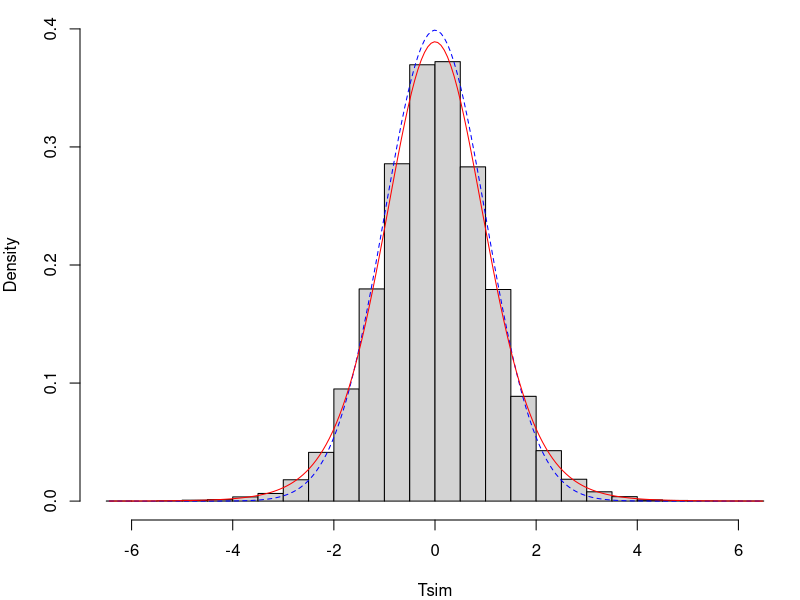

The R script that drew this image:
## ----setup,echo=F,results=F,cache=F--------------------------------------
# library(broman) # used for myround 

## ----reconstruct_variables,echo=F----------------------------------------
L <- read.table(file="life_expectancy.txt",header=TRUE)
L_fit <- lm(Total~Year,data=L)
L_detrended <- L_fit$residuals
U <- read.table(file="unemployment.csv",sep=",",header=TRUE)
U_annual <- apply(U[,2:13],1,mean)
U_detrended <- lm(U_annual~U$Year)$residuals
L_detrended <- subset(L_detrended,L$Year %in% U$Year)
lm1 <- lm(L_detrended~U_detrended)

## ----lm------------------------------------------------------------------
c1 <- summary(lm(L_detrended~U_detrended))$coefficients ; c1
beta_U <- c1["U_detrended","Estimate"]
SE_U <- c1["U_detrended","Std. Error"]
z <- qnorm(1-0.05/2) # for a 95% CI using a normal approximation
cat("CI = [", beta_U - z * SE_U, ",", beta_U + z * SE_U, "]")

## ----sim-----------------------------------------------------------------
N <- 50000 ; sigma <- 1 ; d <- 10 ; set.seed(23)
X <- matrix(rnorm(N*(d+1),mean=0,sd=sigma),nrow=N)

## ----T_eval--------------------------------------------------------------
T_evaluator <- function(x) x[d+1] / sqrt(sum(x[1:d]^2)/d) 

## ----T_sim---------------------------------------------------------------
Tsim <- apply(X,1,T_evaluator)

## ----T_plot_code,echo=T,eval=F-------------------------------------------
## hist(Tsim,freq=F,main="",
##   breaks=30,ylim=c(0,0.4))
## x <- seq(length=200,
##   min(Tsim),max(Tsim))
## lines(x,dnorm(x),
##   col="blue",
##   lty="dashed")
## lines(x,dt(x,df=d),
##   col="red")

## ----T_plot,echo=F,eval=T,fig.width=4,fig.height=3,out.width="2.5in"-----
par(mai=c(0.8,0.8,0.1,0.1))
hist(Tsim,freq=F,main="",
  breaks=30,ylim=c(0,0.4))
x <- seq(length=200,
  min(Tsim),max(Tsim))
lines(x,dnorm(x),
  col="blue",
  lty="dashed")
lines(x,dt(x,df=d),
  col="red")

## ----range---------------------------------------------------------------
range(Tsim)

## ----tail_z--------------------------------------------------------------
2*(1-pnorm(5))
2*(1-pnorm(6))

## ----tail_t--------------------------------------------------------------
2*(1-pt(5,df=d))
2*(1-pt(6,df=d))

## ----data----------------------------------------------------------------
goals <- read.table("FieldGoals2003to2006.csv",header=T,sep=",")
goals[1:5,c("Name","Teamt","FGt","FGtM1")]
lm0 <- lm(FGt~FGtM1+Name,data=goals)

## ----factor_class--------------------------------------------------------
class(goals$Name)

## ----design--------------------------------------------------------------
X <- model.matrix(lm0)
dim(X)
unname(X[c(1,5,9,13,17),1:8])

## ----anova---------------------------------------------------------------
anova(lm0)

